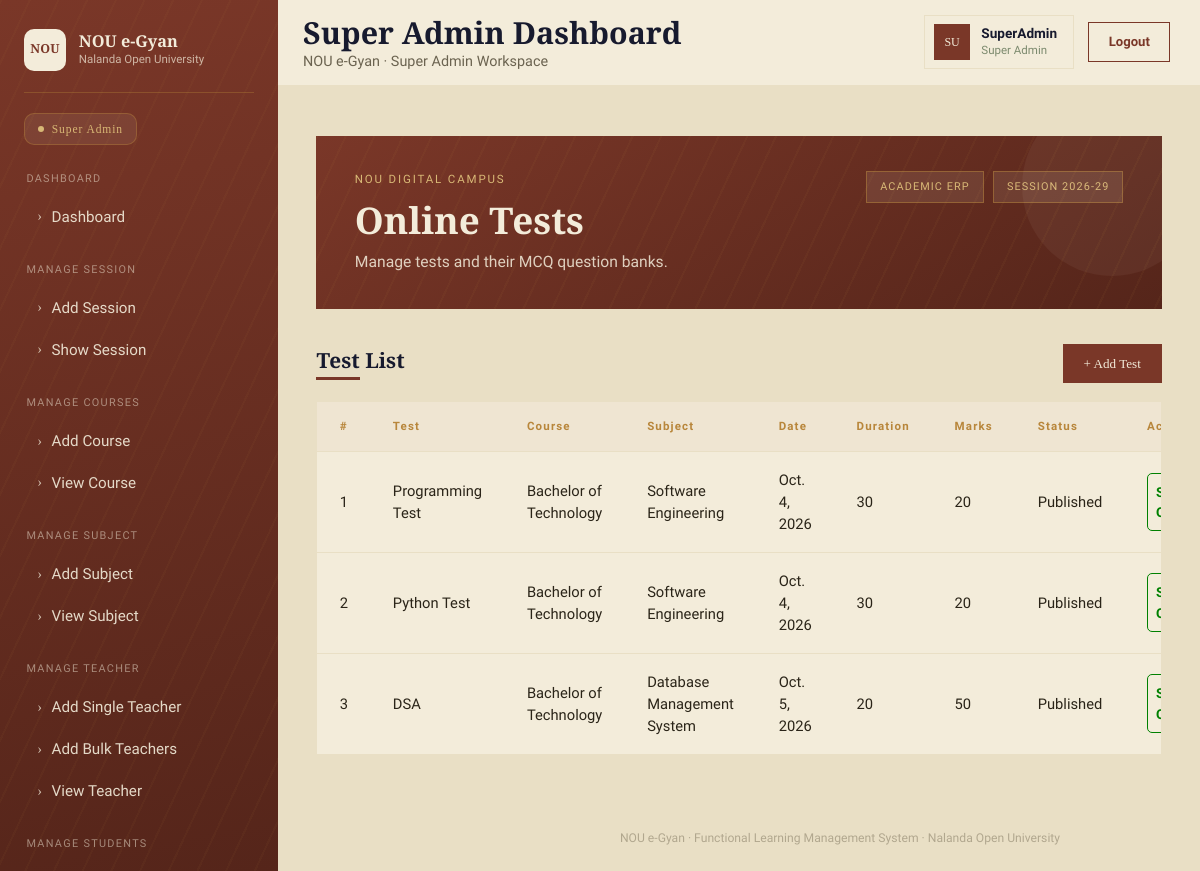
Page /superadmindash/view-test (signed in) on the committed database.
### myapp/models.py (models this page shows, shortened)
class Test(models.Model):
    id=models.IntegerField(primary_key=True,auto_created=True)
    test_title=models.CharField(max_length=200)
    test_date=models.DateField()
    course=models.CharField(max_length=200)
    subject=models.CharField(max_length=200)
    start_time=models.TimeField()
    duration=models.IntegerField()
    total_marks=models.IntegerField()
    status=models.CharField(max_length=100)

### myapp/views.py (the view)
# urls.py: path('superadmindash/view-test',views.view_test,name="view_test"),
@cache_control(no_cache=True,must_revalidate=True,no_store=True)
@login_required
def view_test(request):
    ab=Test.objects.all()
    return render(request, 'superadmin/view_test.html',{"ab":ab})

### myapp/templates/superadmin/view_test.html (shortened to what this page needs)
{% extends "superadmin/base.html" %} {% block content %}
    <div class="main-content">
      <div class="hero">
        <div class="hero-top">
          <div>
            <div class="eyebrow">NOU DIGITAL CAMPUS</div>
            <h1>Online Tests</h1>
            <div class="sub">Manage tests and their MCQ question banks.</div>
          </div>
          <div class="hero-badges">
            <div class="hero-badge">ACADEMIC ERP</div>
            <div class="hero-badge">SESSION 2026-29</div>
          </div>
        </div>
      </div>
      <div class="list-head">
        <div>
          <h2>Test List</h2>
          <div class="title-rule"></div>
        </div>
        <button class="btn-add">+ Add Test</button>
      </div>
      <div class="table-card">
        <table class="tbl">
          <thead>
            <tr>
              <th>#</th>
              <th>Test</th>
              <th>Course</th>
              <th>Subject</th>
              <th>Date</th>
              <th>Duration</th>
              <th>Marks</th>
              <th>Status</th>
              <th>Action</th>
            </tr>
          </thead>
          <tbody>
            {% for i in ab %}
            <tr>
              <td>{{i.id}}</td>
              <td>{{i.test_title}}</td>
              <td>{{i.course}}</td>
              <td>{{i.subject}}</td>
              <td>{{i.test_date}}</td>
              <td>{{i.duration}}</td>
              <td>{{i.total_marks}}</td>
              <td>{{i.status}}</td>
              <td>
            <span class="d-flex">
              <a href="{% url "question_bank" i.id %}" class="gact-link gact-edit"
                >Single Questions</a
              >
            </span>
          </td>
            </tr>
            {% endfor %}
          </tbody>
        </table>
      </div>
    </div>
{% endblock content %}

### myapp/static/css/style.css (style rules this page uses)
:root { --ink: #171a2e; --ink-soft: #262b48; --brick: #7a3728; --brick-deep: #55251a; --parchment: #f3ecda; --parchment-2: #e9dfc5; --brass: #b8863b; --brass-soft: #d8b876; --sage: #7c8a6e; --ink-text: #2a2418; --font-display: "Cinzel", serif; --font-body: "Work Sans", sans-serif; --sidebar-w: 278px; }
* { box-sizing: border-box; }
body { background: var(--parchment-2); font-family: var(--font-body); color: var(--ink-text); min-height: 100vh; }

### myapp/templates/superadmin/view_test.html (style rules this page uses)
:root { --ink: #171a2e; --brick: #7a3728; --brick-deep: #55251a; --parchment: #f3ecda; --parchment-2: #e9dfc5; --brass: #b8863b; --brass-soft: #d8b876; --sage: #7c8a6e; --ink-text: #2a2418; --font-display: "Cinzel", serif; --font-body: "Work Sans", sans-serif; }
* { box-sizing: border-box; }
body { background: var(--parchment-2); font-family: var(--font-body); color: var(--ink-text); }
.main-content { margin-left: 278px; padding: 2.2rem 2.4rem 3rem; }
.hero { background: repeating-linear-gradient( 115deg, rgba(184, 134, 59, 0.06) 0 2px, transparent 2px 26px ), linear-gradient(150deg, var(--brick) 0%, var(--brick-deep) 100%); color: var(--parchment); padding: 2.2rem 2.4rem; position: relative; overflow: hidden; margin-bottom: 2.2rem; }
.hero::after { content: ""; position: absolute; right: -40px; top: -40px; width: 180px; height: 180px; border-radius: 50%; background: rgba(243, 236, 218, 0.05); }
.hero-top { display: flex; align-items: flex-start; justify-content: space-between; gap: 1rem; flex-wrap: wrap; }
.hero-badges { display: flex; gap: 0.6rem; flex-wrap: wrap; }
.hero-badge { background: rgba(243, 236, 218, 0.1); border: 1px solid rgba(184, 134, 59, 0.5); color: var(--brass-soft); font-size: 0.68rem; letter-spacing: 0.1em; padding: 0.4rem 0.8rem; white-space: nowrap; }
.hero .eyebrow { font-size: 0.72rem; letter-spacing: 0.16em; color: var(--brass-soft); margin-bottom: 0.6rem; }
.hero h1 { font-family: var(--font-display); font-weight: 700; font-size: 2.3rem; margin-bottom: 0.5rem; }
.hero .sub { font-size: 0.98rem; color: rgba(243, 236, 218, 0.85); max-width: 48ch; }
.form-card h2, .list-head h2 { font-family: var(--font-display); font-size: 1.3rem; font-weight: 600; color: var(--ink); margin-bottom: 0.25rem; }
.title-rule { width: 44px; height: 3px; background: var(--brick); margin-bottom: 1.8rem; }
.btn-add { background: var(--brick); color: var(--parchment); font-family: var(--font-display); font-size: 0.82rem; padding: 0.6rem 1.3rem; border: none; white-space: nowrap; transition: background 0.2s ease, transform 0.15s ease; }
.list-head { display: flex; align-items: center; justify-content: space-between; margin-bottom: 1.1rem; }
.list-head .title-rule { margin-bottom: 0; }
.table-card { background: var(--parchment); border: 1px solid var(--parchment-2); overflow-x: auto; }
.table-card table { width: 100%; border-collapse: collapse; min-width: 720px; }
.table-card thead th { font-size: 0.72rem; letter-spacing: 0.1em; color: var(--brass); text-align: left; padding: 1rem 1.4rem; border-bottom: 1.5px solid var(--parchment-2); background: rgba(122, 55, 40, 0.04); white-space: nowrap; }
.table-card tbody td { padding: 1.05rem 1.4rem; font-size: 0.92rem; color: var(--ink-text); border-bottom: 1px solid var(--parchment-2); }
.table-card tbody tr:last-child td { border-bottom: none; }
.tbl { overflow-y: auto; }
.gact-edit { color: green; border: 1px solid green; padding: 8px; border-radius: 5px; }
.gact-link { font-size: 0.85rem; font-weight: 600; text-decoration: none; margin-right: 1rem; }

### rows in the picture
Test: id "1", test_title "Programming Test", course "Bachelor of Technology", subject "Software Engineering", test_date "Oct. 4, 2026", duration "30", total_marks "20", status "Published"
Test: id "2", test_title "Python Test", course "Bachelor of Technology", subject "Software Engineering", test_date "Oct. 4, 2026", duration "30", total_marks "20", status "Published"
Test: id "3", test_title "DSA", course "Bachelor of Technology", subject "Database Management System", test_date "Oct. 5, 2026", duration "20", total_marks "50", status "Published"

### other values in the picture
{{ page_title|default:"Super Admin Dashboard" }} "Super Admin Dashboard"
